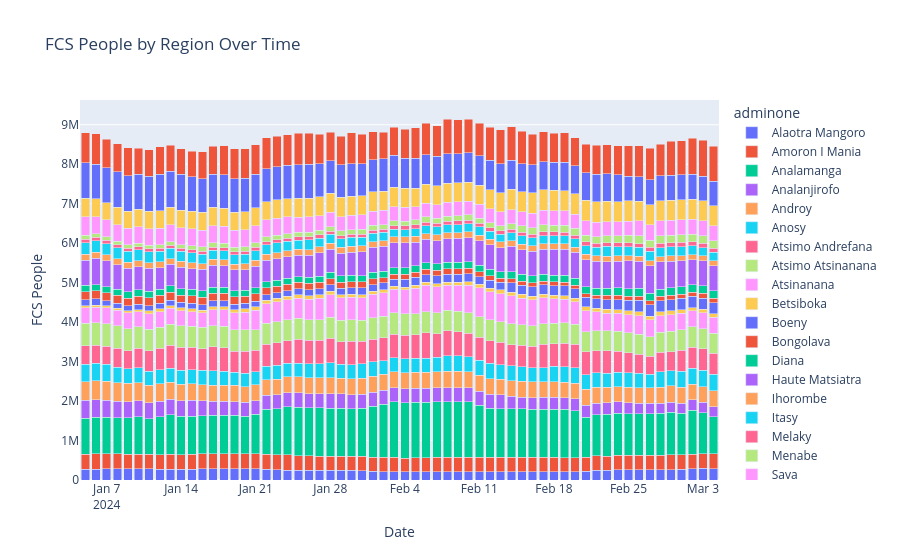

This figure's notebook cell:
### Code cell
fig = px.bar(
    pivot_fcs,
    x=pivot_fcs.index,
    y=pivot_fcs.columns,
    title="FCS People by Region Over Time",
)

fig.update_layout(barmode="stack", xaxis_title="Date", yaxis_title="FCS People")
fig.show()
